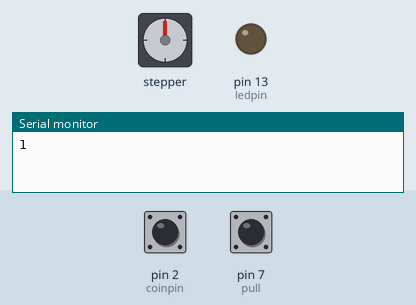
A sketch run on a simulated Arduino Uno, built with avr-gcc and run on an emulated ATmega328P. Shown: stepper motor, output pins drawn as LEDs (lit = HIGH), the last lines printed to the serial monitor. Wiring (inferred from the names in the program): stepper motor driver (200 steps per turn assumed): step pin 4; direction pin 5. The test bench sets the inputs (shaded band); at power-on: pin 7 (pull) HIGH, pin 2 (coinpin) HIGH. Pins used as bus, display or sensor lines are not drawn.

Above: at 1.2 s.
1.3 s: pin 7 (pull) pulled LOW for 0.15 s
At 2.3 s:
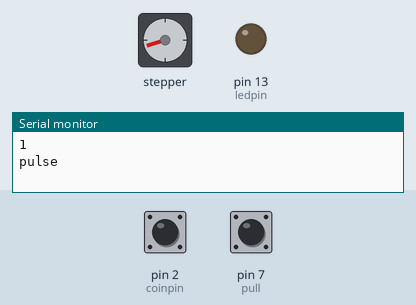
Timing chart, 0 to 4.3 s (numbered marks = the images above; inputs shaded):
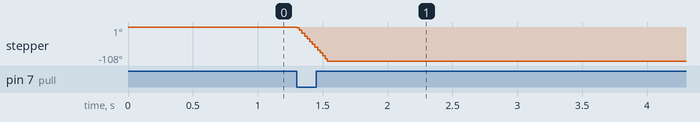

The sketch:

pokeballs.ino
```cpp
#define STEP 4 // definimos la variable "STER" el cual es el giro del motor
#define DIR 5 // definimos la variable "DIR" el cual es el sentido de giro del motor
const int coinpin = 2; // se define como el pin digital del monedero insertado
const int pull=7; // se define como el pin del pulsador para activar el motor y haga el giro predeterminado
int estado=0; // se define como el estado en el que comienza el interruptor "como apagado"
const int ledpin = 13; // sirve para los releas no tiene que ver con las pokebolas
const int ledpin1 = 4; // sirve para los releas no tiene nada que ver con las pokebolas
volatile int pulse= 0; // se usa como una variable para iniciar los pulsos que da el monedero
boolean bInserted = false; // sirve como una suposicion de falsedad que da el monedero
void setup() {
  // put your setup code here, to run once:
Serial.begin(9600); // inicia la pantalla del monitoreo
  attachInterrupt(digitalPinToInterrupt(coinpin), coinInterrupt ,RISING); // definido como el interruptor de ataque como indica en ingles es una variable que ahce funcionar al monedero de forma eficaz
  pinMode(coinpin, INPUT_PULLUP);// sirve para poder detectar los pulsos del monedero
  pinMode(pull, INPUT_PULLUP); // sirve para detectar los pulsos del interruptor
  pinMode(ledpin,OUTPUT); // sirve para definir como salida el dicho del pin del releas pero no tiene nada que ver con el proyecto
  pinMode(STEP,OUTPUT); //definido como la varibale que sirve para definir el giro del motor
  pinMode(DIR,OUTPUT); // define la variable del motor determina la cantidad de giros de dicho motor
}

void loop() {
  digitalWrite(DIR,LOW);// el motor giro del motor tendra sentido horario
  // put your main code here, to run repeatedly
  estado=digitalRead(pull); // dice que estado "variable de iniciacion" como un pin digital el cual es pull
 if(estado==LOW and bInserted ){ // es una condicional usada para poder realzar la operacion del monedero
   bInserted = false; // sirve como variable de incializacion para poder definir al monedero como una falsedad
   Serial.println("pulse"); // escrib en el tablero  si se activa dicha condicion con la palabra coin
   for(int i=0;i<60;i++){ // es una variable de incializacion de rango for i in range se usa para ciertos tipos de trabajos este es uno de esosn
    digitalWrite(STEP,HIGH); // define al motor para que pueda seguir dichos pasas de ejeccucion
    delay(4);//determina una cantidad de tiempo para que pueda realizar una vuelta de  90 *
    digitalWrite(STEP,LOW); // hace que el motor gire en sentido antihorario
    delay(0);//determina una cantidad de tiempo para que pueda realizar una vuelta de  90 *
   }

  }
}
void coinInterrupt(){ // es una funcion aparte
  pulse++; //hace que los pulsos se sumen de 1 en 1
  bInserted = true;
  Serial.println(pulse); // digita la cantidad de pulsos
}
```

Measured:
- after the input at 1.3 s, stepper: turns 108° counter-clockwise in 0.24 s, starting at once
